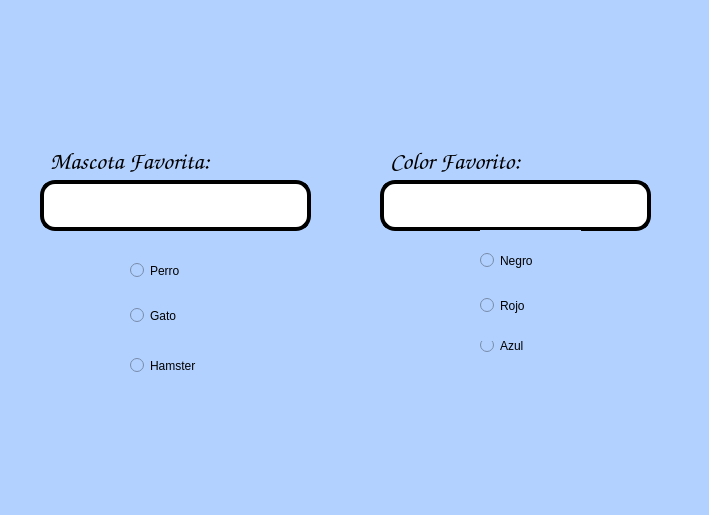
<?xml version="1.0" encoding="UTF-8"?>
<ui version="4.0">
 <class>MainWindow</class>
 <widget class="QMainWindow" name="MainWindow">
  <property name="geometry">
   <rect>
    <x>0</x>
    <y>0</y>
    <width>709</width>
    <height>515</height>
   </rect>
  </property>
  <property name="windowTitle">
   <string>MainWindow</string>
  </property>
  <property name="styleSheet">
   <string notr="true">background-color: rgb(178, 209, 255);</string>
  </property>
  <widget class="QWidget" name="centralwidget">
   <widget class="QLabel" name="imagen">
    <property name="geometry">
     <rect>
      <x>0</x>
      <y>10</y>
      <width>121</width>
      <height>101</height>
     </rect>
    </property>
    <property name="autoFillBackground">
     <bool>false</bool>
    </property>
    <property name="styleSheet">
     <string notr="true"/>
    </property>
    <property name="text">
     <string/>
    </property>
    <property name="pixmap">
     <pixmap resource="../Archivos/Recursos.qrc">:/logos/FIT_logo_vertical.png</pixmap>
    </property>
    <property name="scaledContents">
     <bool>true</bool>
    </property>
   </widget>
   <widget class="QLabel" name="imagen_2">
    <property name="geometry">
     <rect>
      <x>500</x>
      <y>-10</y>
      <width>181</width>
      <height>91</height>
     </rect>
    </property>
    <property name="autoFillBackground">
     <bool>false</bool>
    </property>
    <property name="styleSheet">
     <string notr="true"/>
    </property>
    <property name="text">
     <string/>
    </property>
    <property name="pixmap">
     <pixmap resource="../Archivos/Recursos.qrc">:/logos/log_uat_nuevo.png</pixmap>
    </property>
    <property name="scaledContents">
     <bool>true</bool>
    </property>
   </widget>
   <widget class="QLabel" name="imagen_3">
    <property name="geometry">
     <rect>
      <x>600</x>
      <y>370</y>
      <width>101</width>
      <height>91</height>
     </rect>
    </property>
    <property name="autoFillBackground">
     <bool>false</bool>
    </property>
    <property name="styleSheet">
     <string notr="true"/>
    </property>
    <property name="text">
     <string/>
    </property>
    <property name="pixmap">
     <pixmap resource="../Archivos/Recursos.qrc">:/ejercicios/ContornoTD.jpg</pixmap>
    </property>
    <property name="scaledContents">
     <bool>true</bool>
    </property>
   </widget>
   <widget class="QLabel" name="label">
    <property name="geometry">
     <rect>
      <x>50</x>
      <y>146</y>
      <width>261</width>
      <height>31</height>
     </rect>
    </property>
    <property name="font">
     <font>
      <family>Comic Sans MS</family>
      <pointsize>18</pointsize>
      <weight>9</weight>
      <italic>false</italic>
      <bold>false</bold>
     </font>
    </property>
    <property name="styleSheet">
     <string notr="true">font: 75 18pt &quot;Comic Sans MS&quot;;</string>
    </property>
    <property name="text">
     <string>Mascota Favorita:</string>
    </property>
   </widget>
   <widget class="QLineEdit" name="txt_Mascota">
    <property name="geometry">
     <rect>
      <x>40</x>
      <y>180</y>
      <width>271</width>
      <height>51</height>
     </rect>
    </property>
    <property name="font">
     <font>
      <family>Comic Sans MS</family>
      <pointsize>22</pointsize>
      <weight>9</weight>
      <italic>false</italic>
      <bold>false</bold>
     </font>
    </property>
    <property name="styleSheet">
     <string notr="true">border: 4px solid black;
background-color: rgb(255, 255, 255);
border-radius: 15px;
font: 75 22pt &quot;Comic Sans MS&quot;;</string>
    </property>
    <property name="text">
     <string/>
    </property>
    <property name="alignment">
     <set>Qt::AlignCenter</set>
    </property>
   </widget>
   <widget class="QLabel" name="label_2">
    <property name="geometry">
     <rect>
      <x>390</x>
      <y>146</y>
      <width>221</width>
      <height>31</height>
     </rect>
    </property>
    <property name="font">
     <font>
      <family>Comic Sans MS</family>
      <pointsize>18</pointsize>
      <weight>9</weight>
      <italic>false</italic>
      <bold>false</bold>
     </font>
    </property>
    <property name="styleSheet">
     <string notr="true">font: 75 18pt &quot;Comic Sans MS&quot;;</string>
    </property>
    <property name="text">
     <string>Color Favorito:</string>
    </property>
   </widget>
   <widget class="QLineEdit" name="txt_Color">
    <property name="geometry">
     <rect>
      <x>380</x>
      <y>180</y>
      <width>271</width>
      <height>51</height>
     </rect>
    </property>
    <property name="font">
     <font>
      <family>Comic Sans MS</family>
      <pointsize>22</pointsize>
      <weight>9</weight>
      <italic>false</italic>
      <bold>false</bold>
     </font>
    </property>
    <property name="styleSheet">
     <string notr="true">border: 4px solid black;
background-color: rgb(255, 255, 255);
border-radius: 15px;
font: 75 22pt &quot;Comic Sans MS&quot;;</string>
    </property>
    <property name="text">
     <string/>
    </property>
    <property name="alignment">
     <set>Qt::AlignCenter</set>
    </property>
   </widget>
   <widget class="QRadioButton" name="rb_hamster">
    <property name="geometry">
     <rect>
      <x>130</x>
      <y>340</y>
      <width>121</width>
      <height>51</height>
     </rect>
    </property>
    <property name="styleSheet">
     <string notr="true">font: 75 14pt &quot;Comic Sans MS&quot;;</string>
    </property>
    <property name="text">
     <string>Hamster</string>
    </property>
   </widget>
   <widget class="QRadioButton" name="rb_perro">
    <property name="geometry">
     <rect>
      <x>130</x>
      <y>240</y>
      <width>101</width>
      <height>61</height>
     </rect>
    </property>
    <property name="styleSheet">
     <string notr="true">font: 75 14pt &quot;Comic Sans MS&quot;;</string>
    </property>
    <property name="text">
     <string>Perro</string>
    </property>
   </widget>
   <widget class="QRadioButton" name="rb_gato">
    <property name="geometry">
     <rect>
      <x>130</x>
      <y>280</y>
      <width>101</width>
      <height>71</height>
     </rect>
    </property>
    <property name="styleSheet">
     <string notr="true">font: 75 14pt &quot;Comic Sans MS&quot;;</string>
    </property>
    <property name="text">
     <string>Gato</string>
    </property>
   </widget>
   <widget class="QRadioButton" name="rb_azul">
    <property name="geometry">
     <rect>
      <x>480</x>
      <y>320</y>
      <width>121</width>
      <height>51</height>
     </rect>
    </property>
    <property name="styleSheet">
     <string notr="true">font: 75 14pt &quot;Comic Sans MS&quot;;</string>
    </property>
    <property name="text">
     <string>Azul</string>
    </property>
   </widget>
   <widget class="QRadioButton" name="rb_negro">
    <property name="geometry">
     <rect>
      <x>480</x>
      <y>230</y>
      <width>101</width>
      <height>61</height>
     </rect>
    </property>
    <property name="styleSheet">
     <string notr="true">font: 75 14pt &quot;Comic Sans MS&quot;;</string>
    </property>
    <property name="text">
     <string>Negro</string>
    </property>
   </widget>
   <widget class="QRadioButton" name="rb_rojo">
    <property name="geometry">
     <rect>
      <x>480</x>
      <y>270</y>
      <width>101</width>
      <height>71</height>
     </rect>
    </property>
    <property name="styleSheet">
     <string notr="true">font: 75 14pt &quot;Comic Sans MS&quot;;</string>
    </property>
    <property name="text">
     <string>Rojo</string>
    </property>
   </widget>
  </widget>
  <widget class="QMenuBar" name="menubar">
   <property name="geometry">
    <rect>
     <x>0</x>
     <y>0</y>
     <width>709</width>
     <height>26</height>
    </rect>
   </property>
  </widget>
  <widget class="QStatusBar" name="statusbar"/>
 </widget>
 <resources>
  <include location="../Archivos/Recursos.qrc"/>
 </resources>
 <connections/>
</ui>
